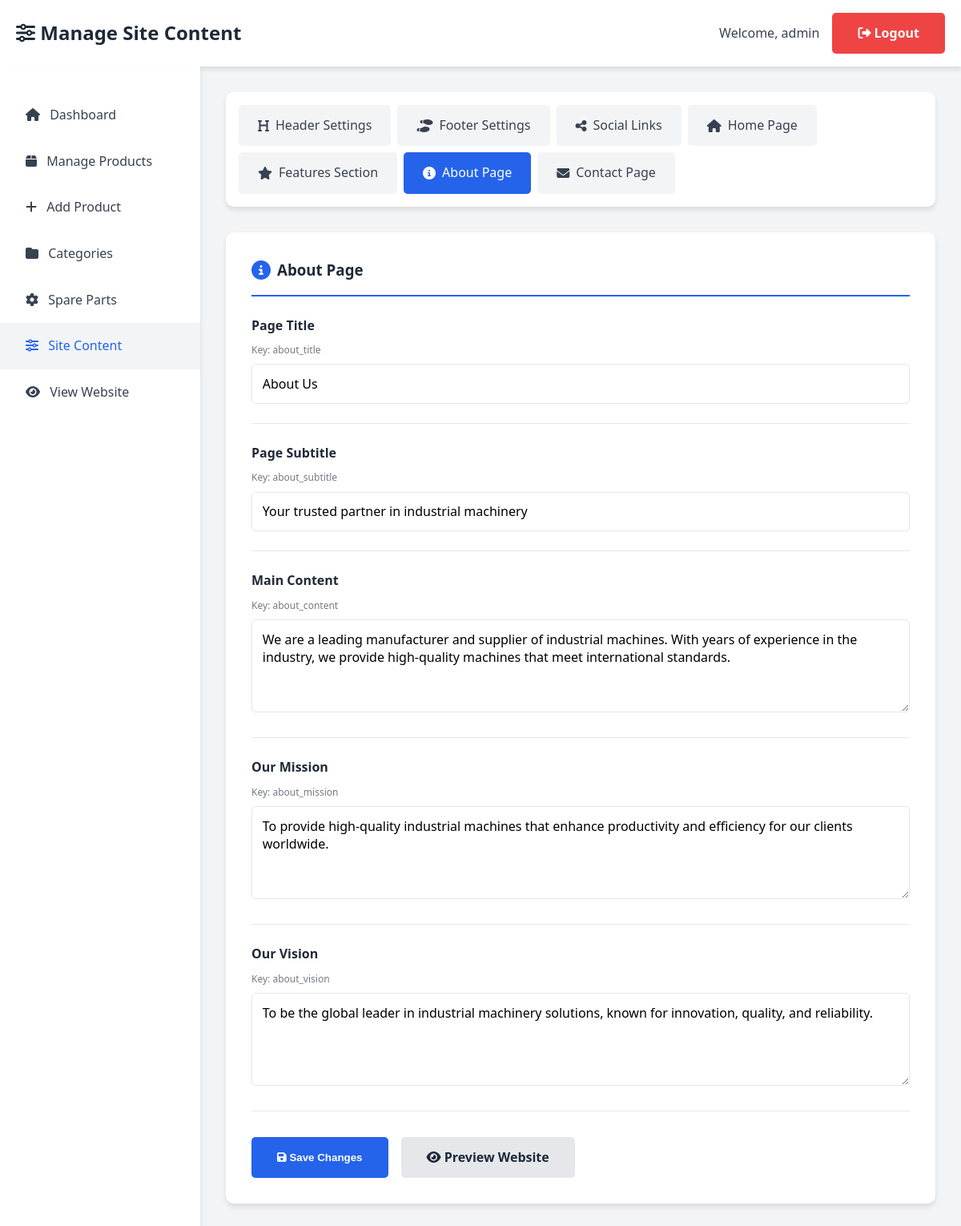
/admin/site_settings.php?group=about (signed in), run on the app's committed database.
### tables this page shows
CREATE TABLE IF NOT EXISTS site_settings (
    id INT PRIMARY KEY AUTO_INCREMENT,
    setting_key VARCHAR(100) UNIQUE NOT NULL,
    setting_value TEXT,
    setting_type ENUM('text', 'textarea', 'image', 'html') DEFAULT 'text',
    setting_group VARCHAR(50) DEFAULT 'general',
    setting_label VARCHAR(100),
    display_order INT DEFAULT 0,
    updated_at TIMESTAMP DEFAULT CURRENT_TIMESTAMP ON UPDATE CURRENT_TIMESTAMP
);

### admin/site_settings.php (the view, shortened to what this page needs)
<?php
require_once '../config.php';
$current_group = isset($_GET['group']) ? $_GET['group'] : 'header';
$groups = [
    'header' => ['label' => 'Header Settings', 'icon' => 'fa-heading'],
    'footer' => ['label' => 'Footer Settings', 'icon' => 'fa-shoe-prints'],
    'social' => ['label' => 'Social Links', 'icon' => 'fa-share-alt'],
    'home' => ['label' => 'Home Page', 'icon' => 'fa-home'],
    'features' => ['label' => 'Features Section', 'icon' => 'fa-star'],
    'about' => ['label' => 'About Page', 'icon' => 'fa-info-circle'],
    'contact' => ['label' => 'Contact Page', 'icon' => 'fa-envelope']
];
$query = "SELECT * FROM site_settings WHERE setting_group = '$current_group' ORDER BY display_order ASC";
$result = mysqli_query($conn, $query);
$settings = [];
while ($row = mysqli_fetch_assoc($result)) {
    $settings[] = $row;
}
?>
<!DOCTYPE html>
<html lang="en">
<head>
    <link rel="stylesheet" href="../css/style.css">
    <link rel="stylesheet" href="https://cdnjs.cloudflare.com/ajax/libs/font-awesome/6.4.0/css/all.min.css">
</head>
<body class="admin-page">
    <div class="admin-header">
        <div class="container">
            <h1><i class="fas fa-sliders-h"></i> Manage Site Content</h1>
            <div class="admin-user">
                <span>Welcome, <?php echo $_SESSION['admin_username']; ?></span>
                <a href="logout.php" class="btn btn-danger"><i class="fas fa-sign-out-alt"></i> Logout</a>
            </div>
        </div>
    </div>
    <div class="admin-container">
        <div class="admin-sidebar">
            <ul>
                <li><a href="dashboard.php"><i class="fas fa-home"></i> Dashboard</a></li>
                <li><a href="products.php"><i class="fas fa-box"></i> Manage Products</a></li>
                <li><a href="add_product.php"><i class="fas fa-plus"></i> Add Product</a></li>
                <li><a href="categories.php"><i class="fas fa-folder"></i> Categories</a></li>
                <li><a href="spare_parts.php"><i class="fas fa-cog"></i> Spare Parts</a></li>
                <li><a href="site_settings.php" class="active"><i class="fas fa-sliders-h"></i> Site Content</a></li>
                <li><a href="../index.php" target="_blank"><i class="fas fa-eye"></i> View Website</a></li>
            </ul>
        </div>
        <div class="admin-content">
            <div class="settings-tabs">
                <?php foreach ($groups as $key => $group): ?>
                    <a href="site_settings.php?group=<?php echo $key; ?>"
                       class="settings-tab <?php echo $current_group == $key ? 'active' : ''; ?>">
                        <i class="fas <?php echo $group['icon']; ?>"></i>
                        <?php echo $group['label']; ?>
                    </a>
                <?php endforeach; ?>
            </div>
            <div class="form-container">
                <div class="group-header">
                    <i class="fas <?php echo $groups[$current_group]['icon']; ?>"></i>
                    <h3><?php echo $groups[$current_group]['label']; ?></h3>
                </div>
                <form method="POST" action="" class="settings-form">
                    <?php if (count($settings) > 0): ?>
                        <?php foreach ($settings as $setting): ?>
                            <div class="form-group">
                                <label for="<?php echo $setting['setting_key']; ?>">
                                    <?php echo htmlspecialchars($setting['setting_label']); ?>
                                </label>
                                <div class="setting-key">Key: <?php echo $setting['setting_key']; ?></div>
                                <?php if ($setting['setting_type'] == 'textarea'): ?>
                                    <textarea
                                        id="<?php echo $setting['setting_key']; ?>"
                                        name="settings[<?php echo $setting['setting_key']; ?>]"
                                        rows="4"><?php echo htmlspecialchars($setting['setting_value']); ?></textarea>
                                <?php else: ?>
                                    <input
                                        type="text"
                                        id="<?php echo $setting['setting_key']; ?>"
                                        name="settings[<?php echo $setting['setting_key']; ?>]"
                                        value="<?php echo htmlspecialchars($setting['setting_value']); ?>">
                                <?php endif; ?>
                            </div>
                        <?php endforeach; ?>
                        <div class="form-actions">
                            <button type="submit" class="btn btn-primary">
                                <i class="fas fa-save"></i> Save Changes
                            </button>
                            <a href="../index.php" target="_blank" class="btn btn-secondary">
                                <i class="fas fa-eye"></i> Preview Website
                            </a>
                        </div>
                    <?php else: ?>
                        <p>No settings found for this section.</p>
                    <?php endif; ?>
                </form>
            </div>
        </div>
    </div>
</body>
</html>

### css/style.css (style rules this page uses)
* { margin: 0; padding: 0; box-sizing: border-box; }
:root { --primary-color: #2563eb; --secondary-color: #1e40af; --accent-color: #dc2626; --success-color: #10b981; --danger-color: #ef4444; --warning-color: #f59e0b; --dark-color: #1f2937; --light-color: #f3f4f6; --white-color: #ffffff; --text-color: #374151; --border-color: #e5e7eb; --shadow: 0 4px 6px rgba(0, 0, 0, 0.1); --shadow-lg: 0 10px 25px rgba(0, 0, 0, 0.1); }
body { font-family: 'Segoe UI', Tahoma, Geneva, Verdana, sans-serif; line-height: 1.6; color: var(--text-color); background-color: var(--white-color); }
a { text-decoration: none; color: inherit; }
.container { max-width: 1200px; margin: 0 auto; padding: 0 20px; }
.btn { display: inline-block; padding: 0.8rem 2rem; border-radius: 5px; text-decoration: none; font-weight: 600; transition: all 0.3s; border: none; cursor: pointer; }
.btn-primary { background-color: var(--primary-color); color: white; }
.btn-secondary { background-color: var(--border-color); color: var(--dark-color); }
.btn-danger { background-color: var(--danger-color); color: white; }
.form-group { margin-bottom: 1.5rem; }
.form-group label { display: block; margin-bottom: 0.5rem; font-weight: 500; color: var(--dark-color); }
.form-group input, .form-group select, .form-group textarea { width: 100%; padding: 0.8rem; border: 1px solid var(--border-color); border-radius: 5px; font-family: inherit; }
.admin-page { background-color: var(--light-color); }
.admin-header { background-color: white; box-shadow: var(--shadow); padding: 1rem 0; }
.admin-header .container { display: flex; justify-content: space-between; align-items: center; flex-wrap: wrap; gap: 1rem; }
.admin-header h1 { color: var(--dark-color); font-size: 1.5rem; }
.admin-user { display: flex; gap: 1rem; align-items: center; }
.admin-container { display: flex; min-height: calc(100vh - 100px); }
.admin-sidebar { width: 250px; background-color: white; padding: 2rem 0; box-shadow: var(--shadow); flex-shrink: 0; }
.admin-sidebar ul { list-style: none; }
.admin-sidebar a { display: block; padding: 1rem 2rem; color: var(--text-color); text-decoration: none; transition: background-color 0.3s; }
.admin-sidebar a:hover, .admin-sidebar a.active { background-color: var(--light-color); color: var(--primary-color); }
.admin-sidebar i { margin-right: 0.5rem; }
.admin-content { flex: 1; padding: 2rem; min-width: 0; }
.form-container { background-color: white; padding: 2rem; border-radius: 10px; box-shadow: var(--shadow); }
.form-actions { display: flex; gap: 1rem; margin-top: 2rem; flex-wrap: wrap; }

### admin/site_settings.php (style rules this page uses)
.settings-tabs { display: flex; flex-wrap: wrap; gap: 0.5rem; margin-bottom: 2rem; background: white; padding: 1rem; border-radius: 10px; box-shadow: var(--shadow); }
.settings-tab { padding: 0.8rem 1.5rem; background: var(--light-color); border: none; border-radius: 5px; color: var(--text-color); text-decoration: none; font-weight: 500; transition: all 0.3s; display: flex; align-items: center; gap: 0.5rem; }
.settings-tab.active { background: var(--primary-color); color: white; }
.settings-form .form-group { margin-bottom: 1.5rem; padding-bottom: 1.5rem; border-bottom: 1px solid var(--border-color); }
.settings-form label { font-weight: 600; color: var(--dark-color); margin-bottom: 0.5rem; display: block; }
.settings-form .setting-key { font-size: 0.75rem; color: var(--text-color); opacity: 0.7; margin-bottom: 0.5rem; }
.settings-form input[type="text"], .settings-form textarea { width: 100%; padding: 0.8rem; border: 1px solid var(--border-color); border-radius: 5px; font-size: 1rem; }
.settings-form textarea { min-height: 100px; resize: vertical; }
.group-header { display: flex; align-items: center; gap: 0.5rem; margin-bottom: 1.5rem; padding-bottom: 1rem; border-bottom: 2px solid var(--primary-color); }
.group-header i { font-size: 1.5rem; color: var(--primary-color); }
.group-header h3 { margin: 0; color: var(--dark-color); }

### data on the page
site_settings: setting_label "Page Title", setting_key "about_title", setting_value "About Us"
site_settings: setting_label "Page Subtitle", setting_key "about_subtitle", setting_value "Your trusted partner in industrial machinery"
site_settings: setting_label "Main Content", setting_key "about_content", setting_key+setting_value "We are a leading manufacturer and supplier of industrial machines. With years of experience in the industry, we provide high-quality machines that meet international standards."
site_settings: setting_label "Our Mission", setting_key "about_mission", setting_key+setting_value "To provide high-quality industrial machines that enhance productivity and efficiency for our clients worldwide."
site_settings: setting_label "Our Vision", setting_key "about_vision", setting_key+setting_value "To be the global leader in industrial machinery solutions, known for innovation, quality, and reliability."

### other printed values
$_SESSION['admin_username'] "admin"
$group['label'] "Header Settings"
$group['label'] "Footer Settings"
$group['label'] "Social Links"
$group['label'] "Home Page"
$group['label'] "Features Section"
$group['label'] "About Page"
$group['label'] "Contact Page"
$groups[$current_group]['label'] "About Page"
